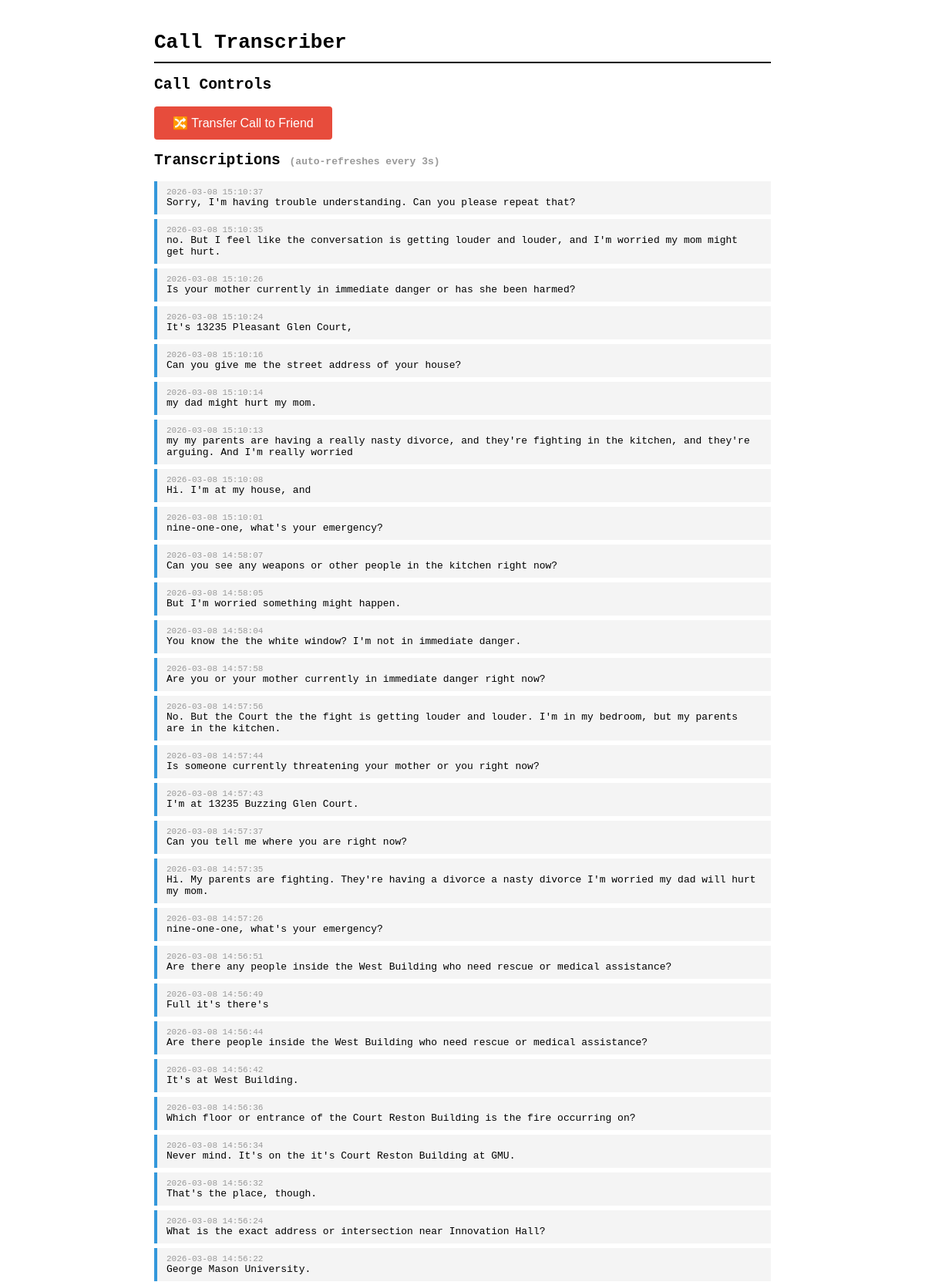
The page / (upper part) on the database its author committed.
### tables this page shows
CREATE TABLE transcriptions (
            id          INTEGER PRIMARY KEY AUTOINCREMENT,
            text        TEXT NOT NULL,
            call_sid    TEXT,
            created_at  TIMESTAMP DEFAULT CURRENT_TIMESTAMP
        , role TEXT DEFAULT 'caller');

### main.py (the view)
@app.get("/", response_class=HTMLResponse)
async def index(request: Request):
    transcriptions = get_transcriptions()
    return templates.TemplateResponse(
        "index.html",
        {"request": request, "transcriptions": transcriptions},
    )

### templates/index.html (shortened to what this page needs)
<!DOCTYPE html>
<html lang="en">
<head>
</head>
<body>
  <h1>Call Transcriber</h1>
  <section>
    <h2>Call Controls</h2>
    <button onclick="transferCall()">🔀 Transfer Call to Friend</button>
  </section>
  <section>
    <h2>Transcriptions <span style="font-size:13px;color:#999;">(auto-refreshes every 3s)</span></h2>
    <div id="transcriptions">
      {% for t in transcriptions %}
        <div class="transcript-item">
          <div class="transcript-time">{{ t.created_at }}</div>
          <div>{{ t.text }}</div>
        </div>
      {% else %}
        <p style="color:#999;">No transcriptions yet. Make a call!</p>
      {% endfor %}
    </div>
  </section>
</body>
</html>

### templates/index.html (style rules this page uses)
body { font-family: monospace; max-width: 800px; margin: 40px auto; padding: 0 20px; }
h1 { border-bottom: 2px solid black; padding-bottom: 10px; }
button { padding: 12px 24px; font-size: 16px; cursor: pointer; background: #e74c3c; color: white; border: none; border-radius: 4px; }
.transcript-item { padding: 8px 12px; margin: 6px 0; background: #f4f4f4; border-left: 4px solid #3498db; }
.transcript-time { font-size: 11px; color: #999; }

### rows shown on the page
transcriptions: created_at "2026-03-08 15:10:37", text "Sorry, I'm having trouble understanding. Can you please repeat that?"
transcriptions: created_at "2026-03-08 15:10:35", text "no. But I feel like the conversation is getting louder and louder, and I'm worried my mom might get hurt."
transcriptions: created_at "2026-03-08 15:10:26", text "Is your mother currently in immediate danger or has she been harmed?"
transcriptions: created_at "2026-03-08 15:10:24", text "It's 13235 Pleasant Glen Court,"
transcriptions: created_at "2026-03-08 15:10:16", text "Can you give me the street address of your house?"
transcriptions: created_at "2026-03-08 15:10:14", text "my dad might hurt my mom."
transcriptions: created_at "2026-03-08 15:10:13", text "my my parents are having a really nasty divorce, and they're fighting in the kitchen, and they're arguing. And I'm really worried"
transcriptions: created_at "2026-03-08 15:10:08", text "Hi. I'm at my house, and"
transcriptions: created_at "2026-03-08 15:10:01", text "nine-one-one, what's your emergency?"
transcriptions: created_at "2026-03-08 14:58:07", text "Can you see any weapons or other people in the kitchen right now?"
transcriptions: created_at "2026-03-08 14:58:05", text "But I'm worried something might happen."
transcriptions: created_at "2026-03-08 14:58:04", text "You know the the white window? I'm not in immediate danger."
transcriptions: created_at "2026-03-08 14:57:58", text "Are you or your mother currently in immediate danger right now?"
transcriptions: created_at "2026-03-08 14:57:56", text "No. But the Court the the fight is getting louder and louder. I'm in my bedroom, but my parents are in the kitchen."
transcriptions: created_at "2026-03-08 14:57:44", text "Is someone currently threatening your mother or you right now?"
transcriptions: created_at "2026-03-08 14:57:43", text "I'm at 13235 Buzzing Glen Court."
transcriptions: created_at "2026-03-08 14:57:37", text "Can you tell me where you are right now?"
transcriptions: created_at "2026-03-08 14:57:35", text "Hi. My parents are fighting. They're having a divorce a nasty divorce I'm worried my dad will hurt my mom."
transcriptions: created_at "2026-03-08 14:57:26", text "nine-one-one, what's your emergency?"
transcriptions: created_at "2026-03-08 14:56:51", text "Are there any people inside the West Building who need rescue or medical assistance?"
transcriptions: created_at "2026-03-08 14:56:49", text "Full it's there's"
transcriptions: created_at "2026-03-08 14:56:44", text "Are there people inside the West Building who need rescue or medical assistance?"
transcriptions: created_at "2026-03-08 14:56:42", text "It's at West Building."
transcriptions: created_at "2026-03-08 14:56:36", text "Which floor or entrance of the Court Reston Building is the fire occurring on?"
transcriptions: created_at "2026-03-08 14:56:34", text "Never mind. It's on the it's Court Reston Building at GMU."
transcriptions: created_at "2026-03-08 14:56:32", text "That's the place, though."
transcriptions: created_at "2026-03-08 14:56:24", text "What is the exact address or intersection near Innovation Hall?"
transcriptions: created_at "2026-03-08 14:56:22", text "George Mason University."
